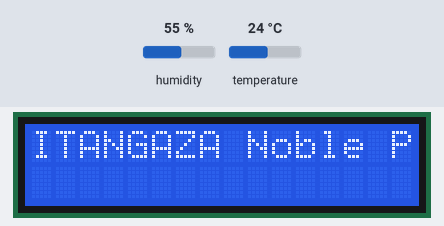
A sketch run on a simulated Arduino Uno, built with avr-gcc and run on an emulated ATmega328P. Shown: 16×2 character LCD. The inputs (shaded band) are chosen by the test bench; at power-on: temperature 24 °C, humidity 55 %. What the sketch prints to the serial monitor is not drawn.

Above: at 1.2 s.
1.3 s: temperature set to 12 °C
At 2.29 s:
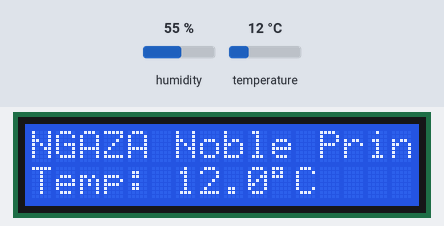
6.6 s: temperature set to 19 °C
At 10.34 s:
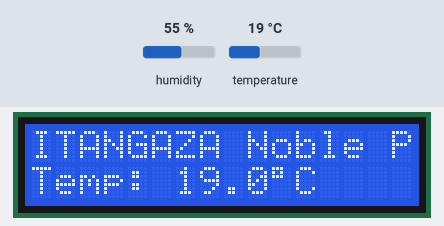
11.9 s: temperature set to 28 °C
At 14.54 s:
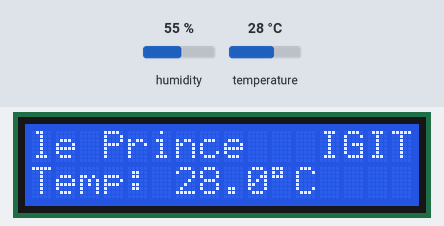
Timing chart, 0 to 16.0 s (numbered marks = the images above; inputs shaded):
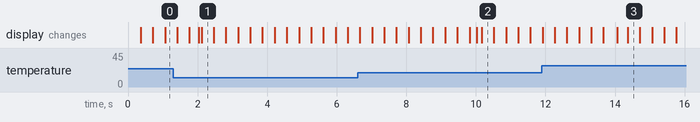

The sketch:

src.ino
```cpp
#include <Wire.h>
#include <LiquidCrystal_I2C.h>
#include "DHT.h"

// --- Configuration ---
#define DHTPIN 2
#define DHTTYPE DHT11

// Initialize LCD (Address 0x27, 16 chars, 2 rows)
LiquidCrystal_I2C lcd(0x27, 16, 2);
DHT dht(DHTPIN, DHTTYPE);

// Provide your actual name here for the evaluation
// If it exceeds 16 characters, it will scroll automatically
String candidateName = "IGITANGAZA Noble Prince";

unsigned long lastUpdate = 0;
const long interval = 2000; // Temperature update interval (2 seconds)
int scrollIndex = 0;

void setup() {
  Serial.begin(9600); // Communication link to PC
  dht.begin();
  lcd.init();
  lcd.backlight();

  // Pad the name for smoother scrolling if it's long
  if (candidateName.length() > 16) {
    candidateName += "   ";
  }
}

void loop() {
  unsigned long currentMillis = millis();

  // Part 1c: Horizontal Scrolling Logic
  static unsigned long lastScrollTime = 0;
  if (currentMillis - lastScrollTime >= 350) { // Scroll speed: 350ms
    lastScrollTime = currentMillis;
    lcd.setCursor(0, 0);

    if (candidateName.length() <= 16) {
      lcd.print(candidateName);
    } else {
      // Calculate display window for scrolling text
      String displayStr = candidateName.substring(scrollIndex, scrollIndex + 16);
      if (displayStr.length() < 16) {
        displayStr += candidateName.substring(0, 16 - displayStr.length());
      }
      lcd.print(displayStr);
      scrollIndex = (scrollIndex + 1) % candidateName.length();
    }
  }

  // Part 1b: Periodic Temperature Reading & Serial Transmission
  if (currentMillis - lastUpdate >= interval) {
    lastUpdate = currentMillis;
    float t = dht.readTemperature();

    if (isnan(t)) {
      lcd.setCursor(0, 1);
      lcd.print("Temp: Error     ");
      return;
    }

    // Display on Second Row
    lcd.setCursor(0, 1);
    lcd.print("Temp: ");
    lcd.print(t, 1);
    lcd.print((char)223); // Degree symbol
    lcd.print("C        ");

    // Part 2: Push telemetry to Serial for PC ingestion
    Serial.println(t);
  }
}
```
